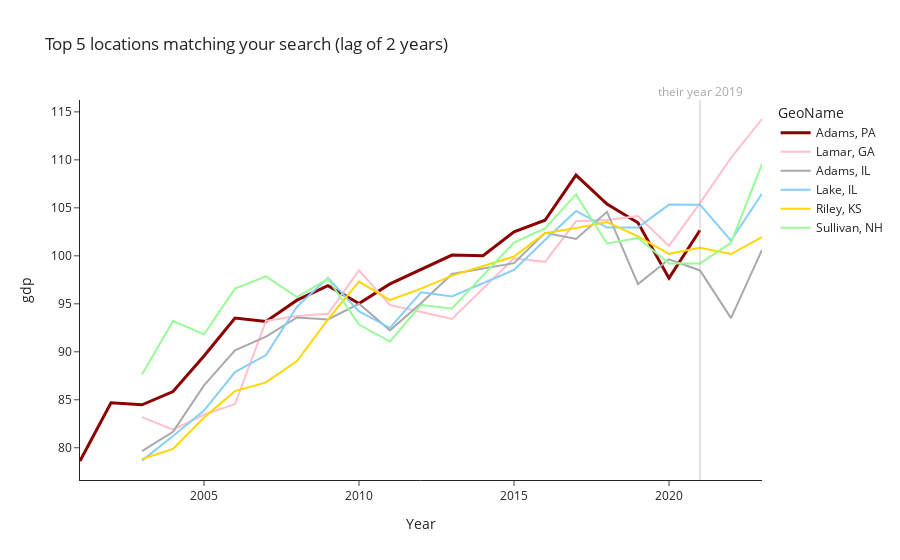

Notebook source saved alongside this figure:
### Code cell
fig = f.show_kins_plot()

### Figure 1 — Plotly figure (JSON) as saved in the notebook; plotly's stock layout.template omitted (floating-point values rounded to 4 significant figures)
{"data": [{"line": {"color": "darkred", "width": 3}, "mode": "lines", "name": "Adams, PA", "text": "Adams, PA", "textposition": "top right", "type": "scatter", "x": [2001, 2002, 2003, 2004, 2005, 2006, 2007, 2008, 2009, 2010, 2011, 2013, 2014, 2015, 2016, 2017, 2018, 2019, 2020, 2021], "y": [78.62, 84.69, 84.47, 85.86, 89.56, 93.51, 93.15, 95.38, 96.89, 95.04, 97.07, 100.1, 100.0, 102.5, 103.7, 108.4, 105.4, 103.4, 97.68, 102.7]}, {"line": {"color": "#FFC0CB"}, "mode": "lines", "name": "Lamar, GA", "text": "Lamar, GA", "textposition": "top right", "type": "scatter", "x": [2003, 2004, 2005, 2006, 2007, 2008, 2009, 2010, 2011, 2012, 2013, 2015, 2016, 2017, 2018, 2019, 2020, 2021, 2022, 2023], "y": [83.19, 81.88, 83.44, 84.55, 93.22, 93.73, 93.97, 98.48, 94.88, 94.17, 93.43, 99.74, 99.37, 103.6, 103.7, 104.2, 101.0, 105.5, 110.2, 114.3]}, {"line": {"color": "#A9A9A9"}, "mode": "lines", "name": "Adams, IL", "text": "Adams, IL", "textposition": "top right", "type": "scatter", "x": [2003, 2004, 2005, 2006, 2007, 2008, 2009, 2010, 2011, 2012, 2013, 2015, 2016, 2017, 2018, 2019, 2020, 2021, 2022, 2023], "y": [79.65, 81.65, 86.49, 90.16, 91.59, 93.58, 93.37, 95.0, 92.23, 95.05, 98.11, 99.23, 102.4, 101.8, 104.6, 97.06, 99.64, 98.48, 93.51, 100.6]}, {"line": {"color": "#87CEFA"}, "mode": "lines", "name": "Lake, IL", "text": "Lake, IL", "textposition": "top right", "type": "scatter", "x": [2003, 2004, 2005, 2006, 2007, 2008, 2009, 2010, 2011, 2012, 2013, 2015, 2016, 2017, 2018, 2019, 2020, 2021, 2022, 2023], "y": [78.66, 81.22, 83.88, 87.88, 89.66, 94.69, 97.71, 94.21, 92.5, 96.2, 95.77, 98.52, 101.7, 104.7, 102.9, 103.0, 105.3, 105.3, 101.6, 106.5]}, {"line": {"color": "#FFD700"}, "mode": "lines", "name": "Riley, KS", "text": "Riley, KS", "textposition": "top right", "type": "scatter", "x": [2003, 2004, 2005, 2006, 2007, 2008, 2009, 2010, 2011, 2012, 2013, 2015, 2016, 2017, 2018, 2019, 2020, 2021, 2022, 2023], "y": [78.82, 79.88, 83.16, 85.9, 86.81, 89.03, 93.38, 97.32, 95.39, 96.58, 97.94, 99.92, 102.4, 102.9, 103.5, 102.0, 100.2, 100.8, 100.2, 101.9]}, {"line": {"color": "#98FB98"}, "mode": "lines", "name": "Sullivan, NH", "text": "Sullivan, NH", "textposition": "top right", "type": "scatter", "x": [2003, 2004, 2005, 2006, 2007, 2008, 2009, 2010, 2011, 2012, 2013, 2015, 2016, 2017, 2018, 2019, 2020, 2021, 2022, 2023], "y": [87.62, 93.21, 91.83, 96.59, 97.86, 95.7, 97.59, 92.84, 91.07, 94.88, 94.51, 101.4, 102.8, 106.4, 101.3, 101.8, 99.2, 99.2, 101.3, 109.6]}], "layout": {"annotations": [{"font": {"color": "darkgray"}, "showarrow": false, "text": "their year 2019", "x": 2021, "xref": "x", "y": 1.05, "yref": "paper"}], "legend": {"title": {"text": "GeoName"}}, "shapes": [{"line": {"color": "darkgray", "width": 2}, "type": "line", "x0": 2021, "x1": 2021, "xref": "x", "y0": 0, "y1": 1, "yref": "paper"}], "title": {"text": "Top 5 locations matching your search (lag of 2 years)"}, "xaxis": {"title": {"text": "Year"}}, "yaxis": {"title": {"text": "gdp"}}}}
